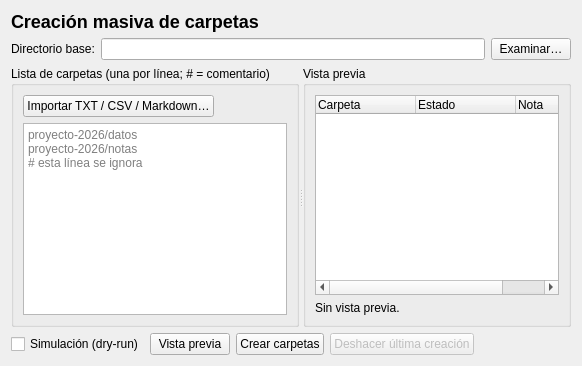
<?xml version="1.0" encoding="UTF-8"?>
<ui version="4.0">
 <class>PageFolders</class>
 <widget class="QWidget" name="PageFolders">
  <layout class="QVBoxLayout" name="mainLayout">
   <item>
    <widget class="QLabel" name="lblTitle">
     <property name="text"><string>Creación masiva de carpetas</string></property>
     <property name="styleSheet"><string>font-size: 18px; font-weight: bold;</string></property>
    </widget>
   </item>
   <item>
    <layout class="QHBoxLayout" name="baseDirLayout">
     <item>
      <widget class="QLabel" name="lblBase"><property name="text"><string>Directorio base:</string></property></widget>
     </item>
     <item>
      <widget class="QLineEdit" name="editBaseDir"/>
     </item>
     <item>
      <widget class="QPushButton" name="btnBrowse"><property name="text"><string>Examinar…</string></property></widget>
     </item>
    </layout>
   </item>
   <item>
    <widget class="QSplitter" name="splitter">
     <property name="orientation"><enum>Qt::Horizontal</enum></property>
     <widget class="QGroupBox" name="groupNames">
      <property name="title"><string>Lista de carpetas (una por línea; # = comentario)</string></property>
      <layout class="QVBoxLayout" name="namesLayout">
       <item>
        <layout class="QHBoxLayout" name="importLayout">
         <item>
          <widget class="QPushButton" name="btnImport">
           <property name="text"><string>Importar TXT / CSV / Markdown…</string></property>
          </widget>
         </item>
         <item>
          <spacer name="importSpacer">
           <property name="orientation"><enum>Qt::Horizontal</enum></property>
           <property name="sizeHint" stdset="0"><size><width>40</width><height>10</height></size></property>
          </spacer>
         </item>
        </layout>
       </item>
       <item>
        <widget class="QPlainTextEdit" name="editNames">
         <property name="placeholderText"><string>proyecto-2026/datos
proyecto-2026/notas
# esta línea se ignora</string></property>
        </widget>
       </item>
      </layout>
     </widget>
     <widget class="QGroupBox" name="groupPreview">
      <property name="title"><string>Vista previa</string></property>
      <layout class="QVBoxLayout" name="previewLayout">
       <item>
        <widget class="QTreeWidget" name="treePlan">
         <property name="rootIsDecorated"><bool>false</bool></property>
         <property name="alternatingRowColors"><bool>true</bool></property>
         <column><property name="text"><string>Carpeta</string></property></column>
         <column><property name="text"><string>Estado</string></property></column>
         <column><property name="text"><string>Nota</string></property></column>
        </widget>
       </item>
       <item>
        <widget class="QLabel" name="lblPlanSummary">
         <property name="text"><string>Sin vista previa.</string></property>
        </widget>
       </item>
      </layout>
     </widget>
    </widget>
   </item>
   <item>
    <layout class="QHBoxLayout" name="actionsLayout">
     <item>
      <widget class="QCheckBox" name="checkDryRun">
       <property name="text"><string>Simulación (dry-run)</string></property>
      </widget>
     </item>
     <item>
      <widget class="QPushButton" name="btnPreview"><property name="text"><string>Vista previa</string></property></widget>
     </item>
     <item>
      <widget class="QPushButton" name="btnCreate"><property name="text"><string>Crear carpetas</string></property></widget>
     </item>
     <item>
      <widget class="QPushButton" name="btnUndo">
       <property name="text"><string>Deshacer última creación</string></property>
       <property name="enabled"><bool>false</bool></property>
      </widget>
     </item>
     <item>
      <spacer name="actionsSpacer">
       <property name="orientation"><enum>Qt::Horizontal</enum></property>
       <property name="sizeHint" stdset="0"><size><width>40</width><height>10</height></size></property>
      </spacer>
     </item>
    </layout>
   </item>
  </layout>
 </widget>
 <resources/>
 <connections/>
</ui>
